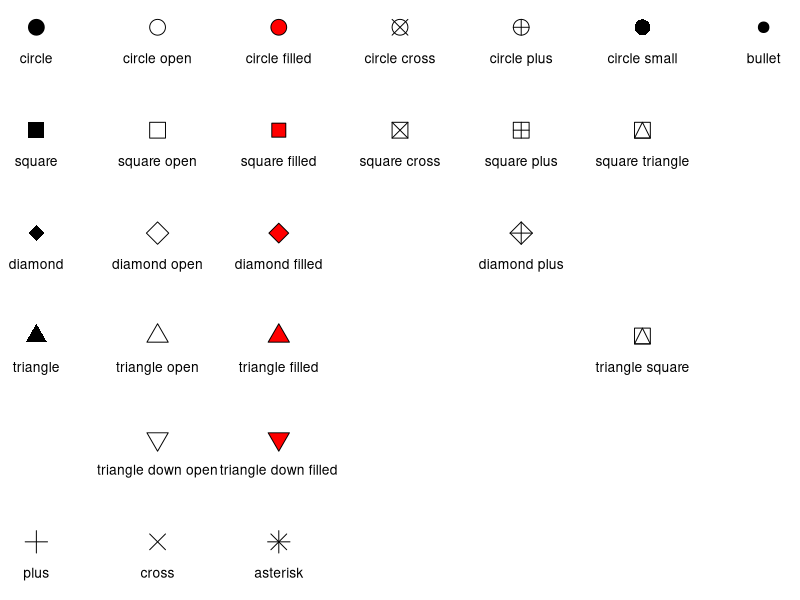

The R script that drew this image:
# r2py crawler metadata
# package: ggplot2
# source_type: vignette
# topic: ggplot2-specs_s8
# source_file: C:\Users\bened\AppData\Local\R\win-library\4.5\ggplot2\doc\ggplot2-specs.R
# lines: 29

suppressPackageStartupMessages(library(ggplot2))
#| out-width: 90%
#| fig-asp: 0.4
#| fig-width: 8
#| fig.alt: "An irregular 6-by-7 grid of point symbols annotated by the
#|  names that can be used to represent the symbols. Broadly, from top to
#|  bottom, the symbols are circles, squares, diamonds, triangles and
#|  others. Broadly from left to right, the symbols are solid shapes,
#|  open shapes, filled shapes and others."
shape_names <- c(
  "circle", paste("circle", c("open", "filled", "cross", "plus", "small")), "bullet",
  "square", paste("square", c("open", "filled", "cross", "plus", "triangle")),
  "diamond", paste("diamond", c("open", "filled", "plus")),
  "triangle", paste("triangle", c("open", "filled", "square")),
  paste("triangle down", c("open", "filled")),
  "plus", "cross", "asterisk"
)

shapes <- data.frame(
  shape_names = shape_names,
  x = c(1:7, 1:6, 1:3, 5, 1:3, 6, 2:3, 1:3),
  y = -rep(1:6, c(7, 6, 4, 4, 2, 3))
)

ggplot(shapes, aes(x, y)) +
  geom_point(aes(shape = shape_names), fill = "red", size = 5) +
  geom_text(aes(label = shape_names), nudge_y = -0.3, size = 3.5) +
  scale_shape_identity() +
  theme_void()
